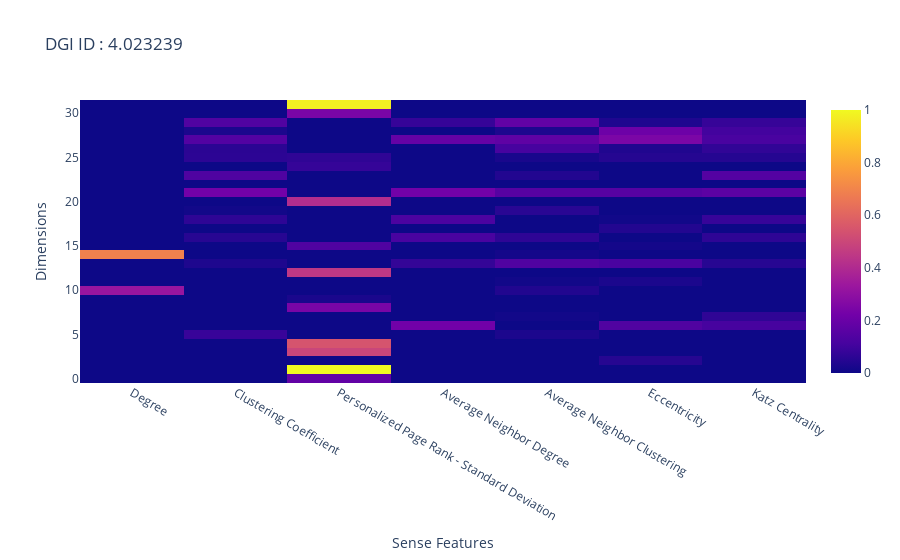
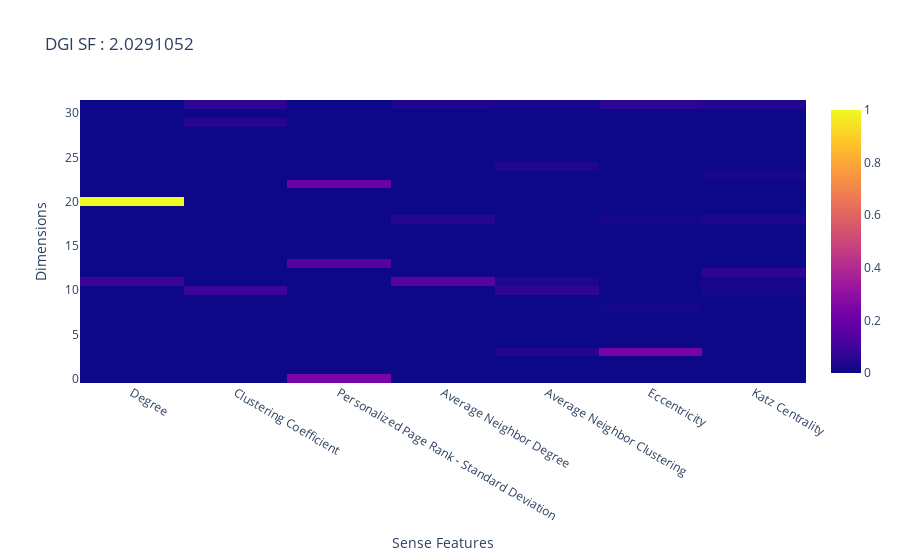
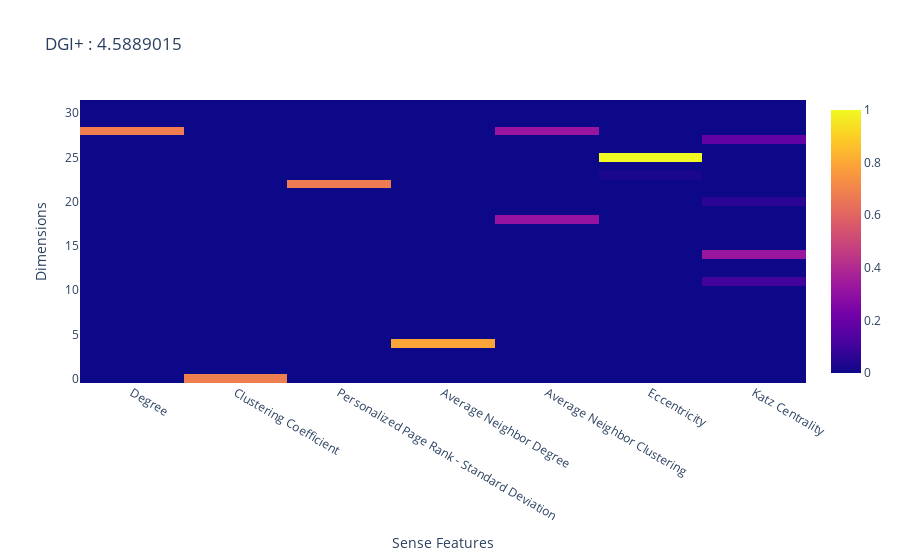

The notebook cell saved with these charts, in order:
### Code cell
fig = go.Figure()
fig.add_trace(go.Heatmap(z = explain_id,
                         x = list(sense_feat_dict), 
                         ))
fig.update_layout(title_text = 'DGI ID : ' + str(np.linalg.norm(explain_id, ord = 'nuc')), 
                  xaxis_title_text = 'Sense Features', 
                  yaxis_title_text = 'Dimensions')

fig.show()

fig = go.Figure()
fig.add_trace(go.Heatmap(z = explain_og,
                         x = list(sense_feat_dict), 
                         ))
fig.update_layout(title_text = 'DGI SF : ' + str(np.linalg.norm(explain_og, ord = 'nuc')), 
                  xaxis_title_text = 'Sense Features', 
                  yaxis_title_text = 'Dimensions')

fig.show()


fig = go.Figure()
fig.add_trace(go.Heatmap(z = explain_plus,
                         x = list(sense_feat_dict), 
                         ))
fig.update_layout(title_text = 'DGI+ : ' + str(np.linalg.norm(explain_plus, ord = 'nuc')), 
                  xaxis_title_text = 'Sense Features', 
                  yaxis_title_text = 'Dimensions')

fig.show()

### Figure 1 — Plotly figure (JSON) as saved in the notebook; plotly's stock layout.template omitted (floating-point values rounded to 4 significant figures; data arrays with more than 128 entries replaced by an {"elided": "..."} marker saying what was removed)
{"data": [{"type": "heatmap", "x": ["Degree", "Clustering Coefficient", "Personalized Page Rank - Standard Deviation", "Average Neighbor Degree", "Average Neighbor Clustering", "Eccentricity", "Katz Centrality"], "z": {"elided": "32x7 float values"}}], "layout": {"title": {"text": "DGI ID : 4.023239"}, "xaxis": {"title": {"text": "Sense Features"}}, "yaxis": {"title": {"text": "Dimensions"}}}}

### Figure 2 — Plotly figure (JSON) as saved in the notebook; plotly's stock layout.template omitted (floating-point values rounded to 4 significant figures; data arrays with more than 128 entries replaced by an {"elided": "..."} marker saying what was removed)
{"data": [{"type": "heatmap", "x": ["Degree", "Clustering Coefficient", "Personalized Page Rank - Standard Deviation", "Average Neighbor Degree", "Average Neighbor Clustering", "Eccentricity", "Katz Centrality"], "z": {"elided": "32x7 float values"}}], "layout": {"title": {"text": "DGI SF : 2.0291052"}, "xaxis": {"title": {"text": "Sense Features"}}, "yaxis": {"title": {"text": "Dimensions"}}}}

### Figure 3 — Plotly figure (JSON) as saved in the notebook; plotly's stock layout.template omitted (floating-point values rounded to 4 significant figures; data arrays with more than 128 entries replaced by an {"elided": "..."} marker saying what was removed)
{"data": [{"type": "heatmap", "x": ["Degree", "Clustering Coefficient", "Personalized Page Rank - Standard Deviation", "Average Neighbor Degree", "Average Neighbor Clustering", "Eccentricity", "Katz Centrality"], "z": {"elided": "32x7 float values"}}], "layout": {"title": {"text": "DGI+ : 4.5889015"}, "xaxis": {"title": {"text": "Sense Features"}}, "yaxis": {"title": {"text": "Dimensions"}}}}
